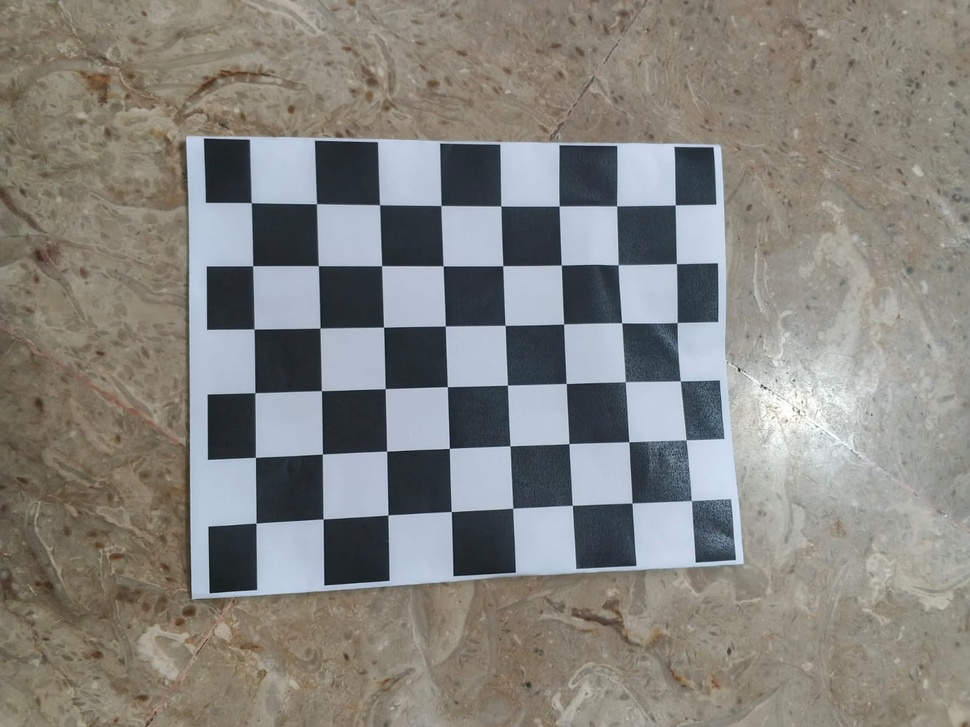
#> input picture backend/calibration/pic1.jpeg, 970 x 727 px, shrunk from 1600 x 1200 before the run; its folder holds only this picture in this run
$ python calibrate.py
#> lines starting #> are read from the running program, lines starting #| are printed output that depends on the picture; after the words box and inside, x2 and y2 are one past the last pixel; in counts of white or black regions, pixels touching at a corner belong together; long printed decimals are rounded
import cv2
import numpy as np
import glob

# checkerboard inner corners
CHECKERBOARD = (8,6)

# termination criteria
criteria = (cv2.TERM_CRITERIA_EPS +
            cv2.TERM_CRITERIA_MAX_ITER,
            30, 0.001)

# prepare object points
objp = np.zeros((CHECKERBOARD[0] *
                 CHECKERBOARD[1],3), np.float32)

objp[:,:2] = np.mgrid[0:CHECKERBOARD[0],
                      0:CHECKERBOARD[1]].T.reshape(-1,2)

# arrays
objpoints = []
imgpoints = []

# load images
images = glob.glob('calibration/*.jpeg')

print("Number of images found:", len(images))

for fname in images:

    img = cv2.imread(fname)
#> img is the input picture: shape (727, 970, 3); mean B, G, R 127, 131.7, 133.4

    if img is None:
        print("Cannot read:", fname)
        continue

    gray = cv2.cvtColor(img, cv2.COLOR_BGR2GRAY)
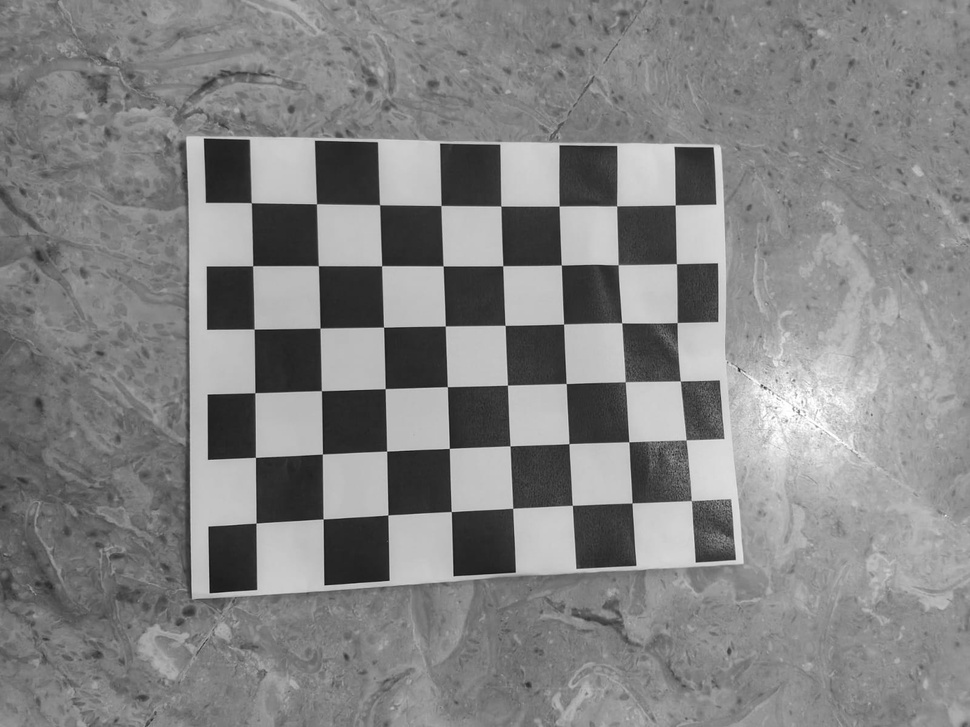
#> gray: shape (727, 970); min 10, max 255, mean 131.7

    # find corners
    ret, corners = cv2.findChessboardCorners(
        gray,
        CHECKERBOARD,
        None
    )
#> ret = True; corners = 48 rows, first 8: [251.3, 202.8], [316.5, 203.8], [379.6, 204.8], [441, 205.5], [500.8, 206.1], [559.1, 206], [616.6, 206], [675.2, 205]

    if ret:

        print("Corners found:", fname)

        objpoints.append(objp)

        corners2 = cv2.cornerSubPix(
            gray,
            corners,
            (11,11),
            (-1,-1),
            criteria
        )
#> corners2 = 48 rows, first 8: [251.3, 202.7], [316.5, 203.7], [379.5, 204.7], [441, 205.5], [500.8, 206], [559.1, 206], [616.6, 205.8], [675.2, 204.9]

        imgpoints.append(corners2)

        cv2.drawChessboardCorners(
            img,
            CHECKERBOARD,
            corners2,
            ret
        )
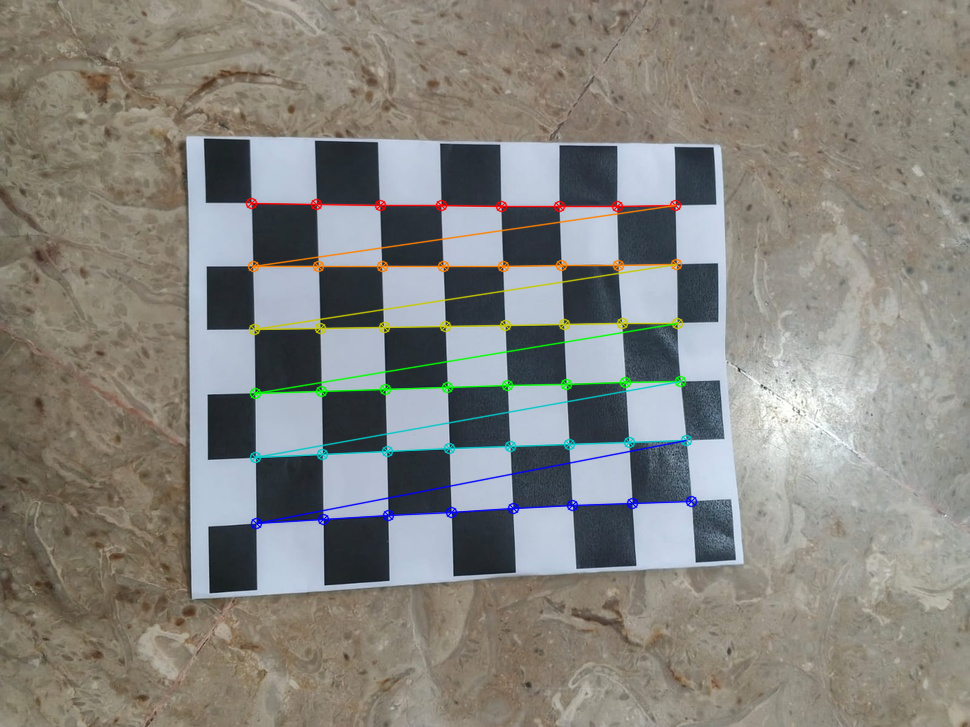
#> img: shape (727, 970, 3); 2.54% of pixels changed, all inside (x1, y1, x2, y2) = (245, 197, 698, 530)

        cv2.imshow("Corners", img)
        cv2.waitKey(300)

    else:
        print("Corners NOT found:", fname)

cv2.destroyAllWindows()

# calibration
ret, cameraMatrix, dist, rvecs, tvecs = cv2.calibrateCamera(
    objpoints,
    imgpoints,
    gray.shape[::-1],
    None,
    None
)
#> ret = 0.549; cameraMatrix = [[1101.5, 0, 583.1], [0, 1103.8, 368], [0, 0, 1]]; dist = [[0.712, -4.24, 0.00316, 0.0428, 14.76]]; rvecs = ([-0.109, -0.217, -0.0359],); tvecs = ([-5.3, -2.6, 17.68],)

print("\n==============================")
print("Camera Matrix:")
print(cameraMatrix)
#| [[1.10150225e+03 0.00000000e+00 5.83120831e+02]
#|  [0.00000000e+00 1.10380050e+03 3.68045162e+02]
#|  [0.00000000e+00 0.00000000e+00 1.00000000e+00]]

print("\nDistortion Coefficients:")
print(dist)
#| [[ 7.12192788e-01 -4.23970560e+00  3.15557690e-03  4.27720505e-02
#|    1.47593581e+01]]

# save calibration
np.savez("camera_calibration.npz",
         cameraMatrix=cameraMatrix,

         dist=dist,
         rvecs=rvecs,
         tvecs=tvecs)

print("\nCalibration saved to camera_calibration.npz")

$ run again, on backend/calibration/pic13.jpeg
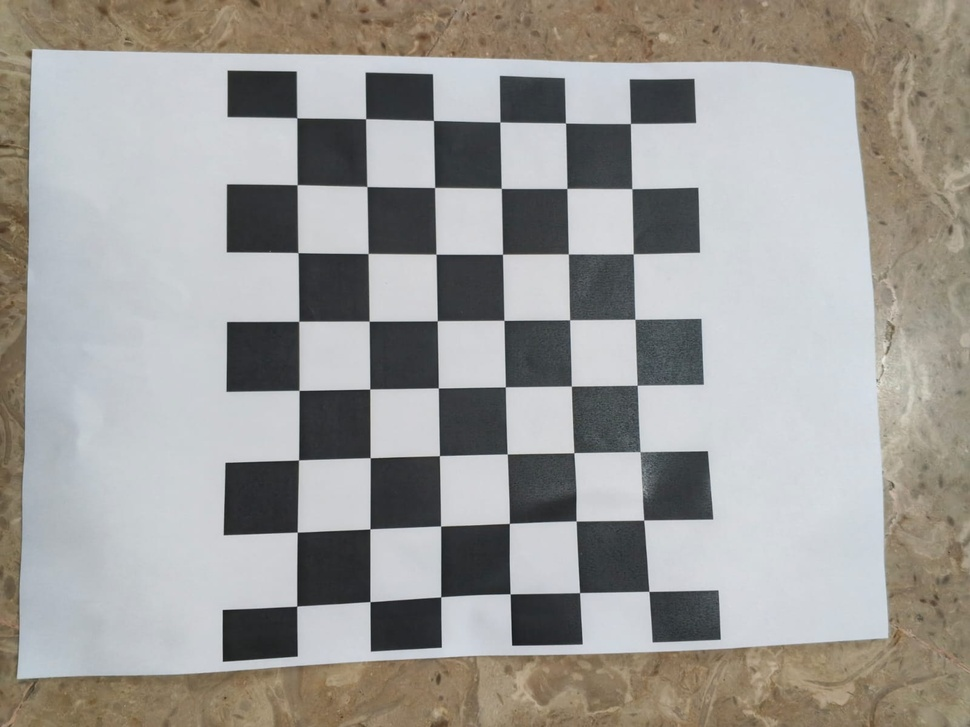
#> input picture backend/calibration/pic13.jpeg, 970 x 727 px, shrunk from 1600 x 1200 before the run
#> img is the input picture: shape (727, 970, 3); mean B, G, R 152.1, 155.5, 157.4
#> `gray = cv2.cvtColor(img, cv2.COLOR_BGR2GRAY)`:
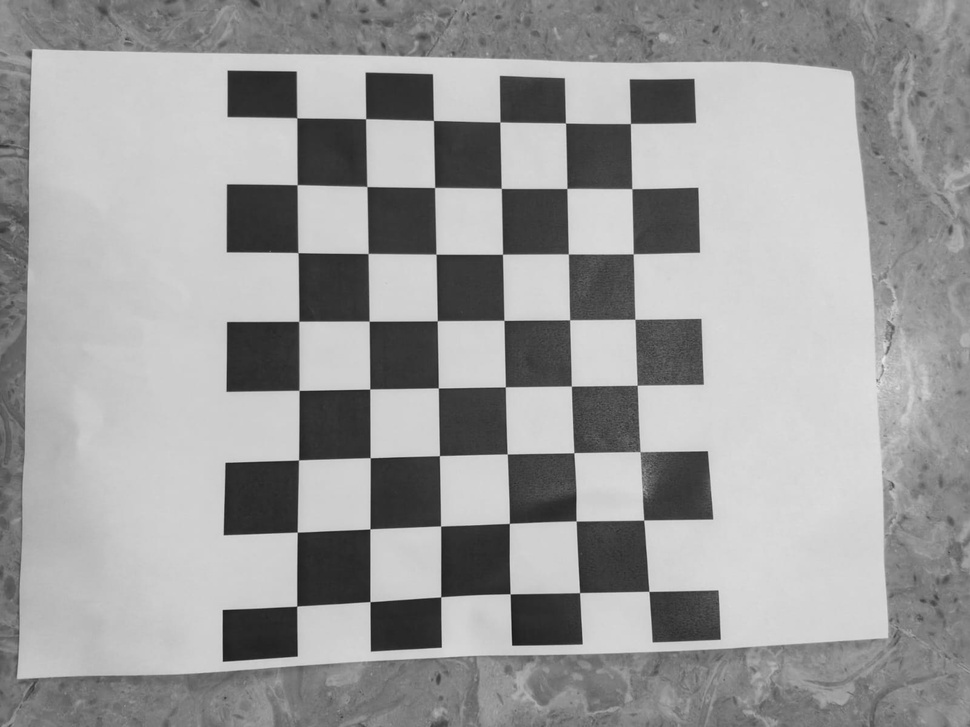
#> gray: shape (727, 970); min 23, max 234, mean 155.7
#> `ret, corners = cv2.findChessboardCorners( gray, CHECKERBOARD, None )`: ret = True; corners = 48 rows, first 8: [630.4, 123.5], [631.8, 188.8], [633.2, 253.8], [634.8, 319.3], [637.2, 385.3], [640, 451.7], [643.7, 520.1], [648.9, 591.4]
#> corners2 = 48 rows, first 8: [630.5, 123.5], [631.8, 188.6], [633.3, 253.8], [634.9, 319.2], [637.2, 385.3], [639.9, 451.6], [643.7, 520.1], [648.9, 591.4]
#> `cv2.drawChessboardCorners( img, CHECKERBOARD, corners2, ret )`:
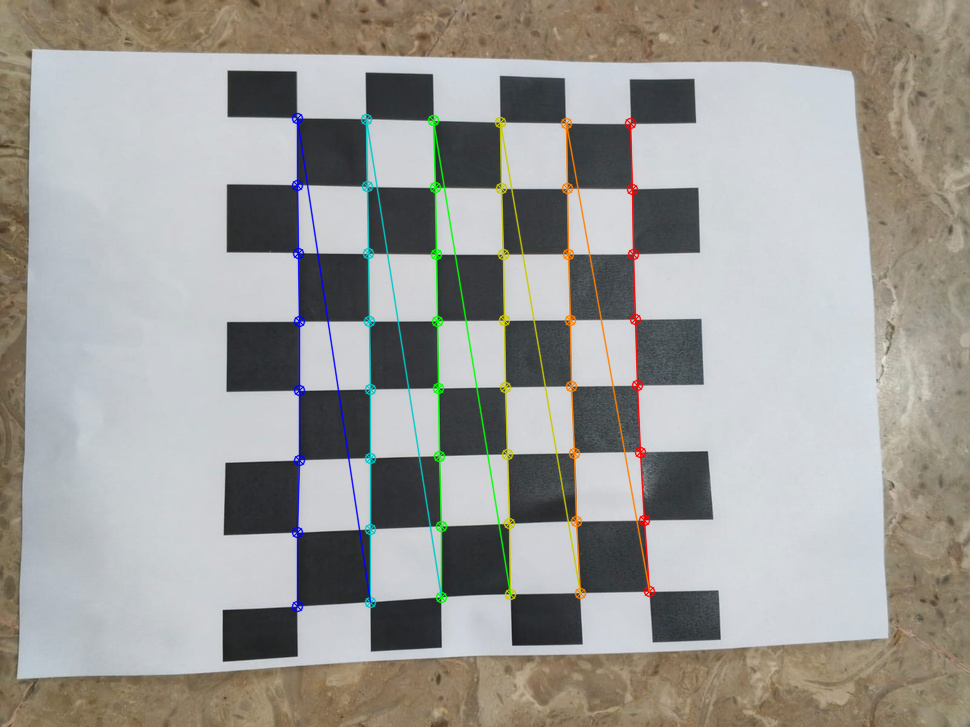
#> img: shape (727, 970, 3); 2.78% of pixels changed, all inside (x1, y1, x2, y2) = (291, 112, 656, 613)
#> `ret, cameraMatrix, dist, rvecs, tvecs = cv2.calibrateCamera( objpoints..`: ret = 0.405; cameraMatrix = [[509.3, 0, 489.6], [0, 512, 413.6], [0, 0, 1]]; dist = [[0.0925, 0.0733, 0.00559, 0.00417, -0.261]]; rvecs = ([-0.0991, -0.0101, 1.55],); tvecs = ([2.14, -4.43, 8],)
#| [[509.332   0.         489.580]
#|  [  0.         511.998 413.609]
#|  [  0.           0.           1.        ]]
#| [[ 0.09253   0.07326  0.005588  0.004174 -0.2608]]

$ run again, on backend/calibration/pic14.jpeg
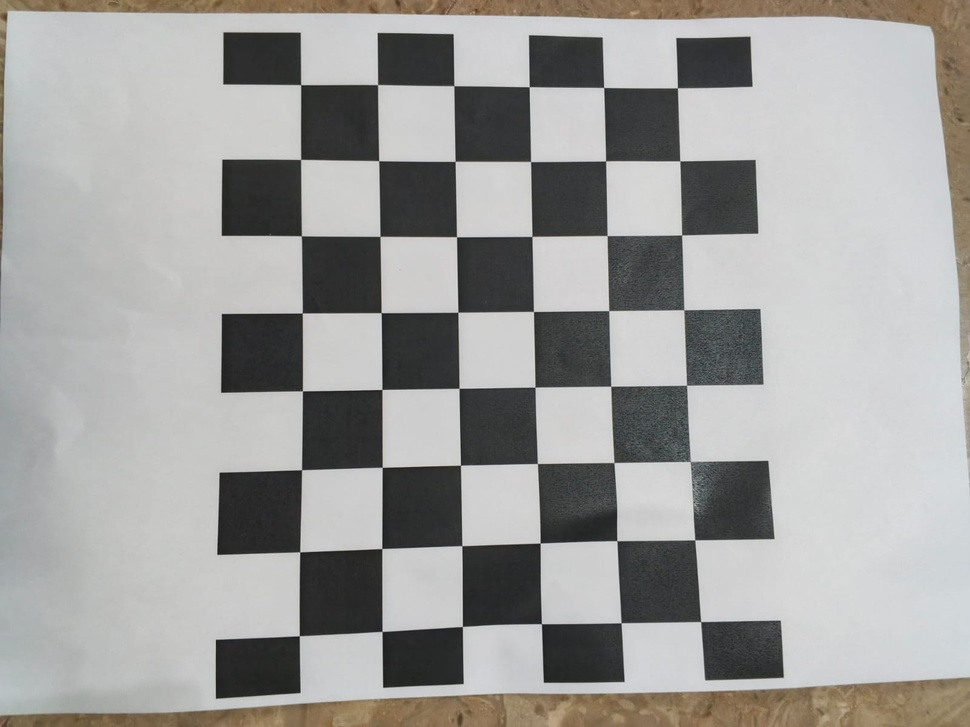
#> input picture backend/calibration/pic14.jpeg, 970 x 727 px, shrunk from 1600 x 1200 before the run
#> img is the input picture: shape (727, 970, 3); mean B, G, R 156.2, 158.2, 158.8
#> `gray = cv2.cvtColor(img, cv2.COLOR_BGR2GRAY)`:
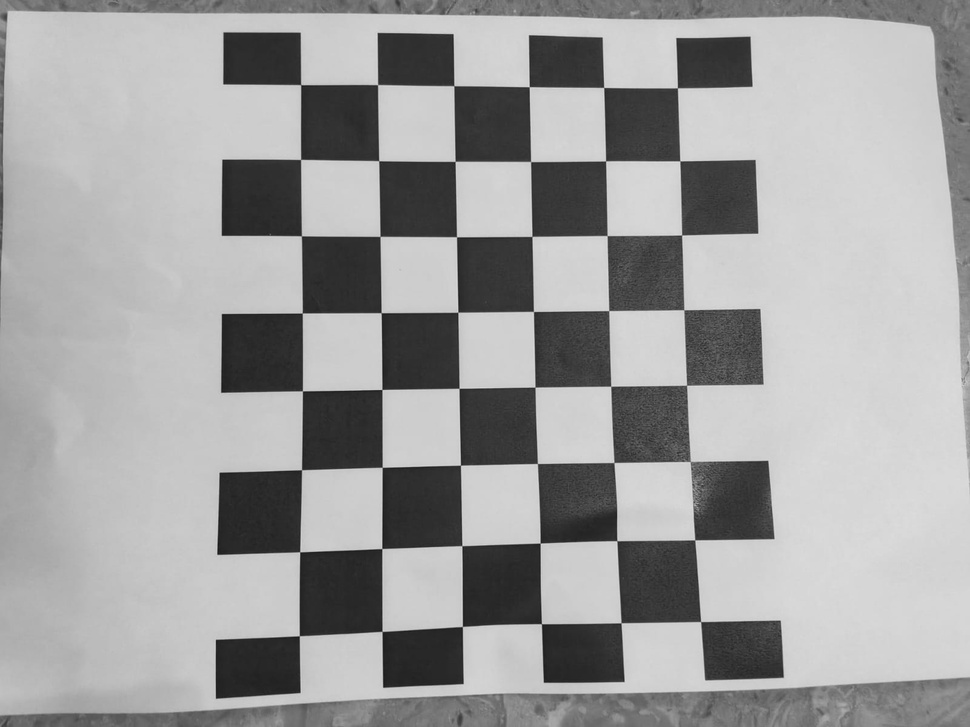
#> gray: shape (727, 970); min 21, max 228, mean 158.1
#> `ret, corners = cv2.findChessboardCorners( gray, CHECKERBOARD, None )`: ret = True; corners = 48 rows, first 8: [677.4, 87.76], [679.9, 160.8], [681.6, 235], [683.8, 309.8], [686.5, 385.3], [690.2, 461.5], [694.7, 539.8], [700.6, 621.6]
#> corners2 = 48 rows, first 8: [677.4, 87.82], [679.8, 160.8], [681.6, 234.9], [683.8, 309.7], [686.5, 385.3], [690.1, 461.5], [694.7, 539.8], [700.6, 621.6]
#> `cv2.drawChessboardCorners( img, CHECKERBOARD, corners2, ret )`:
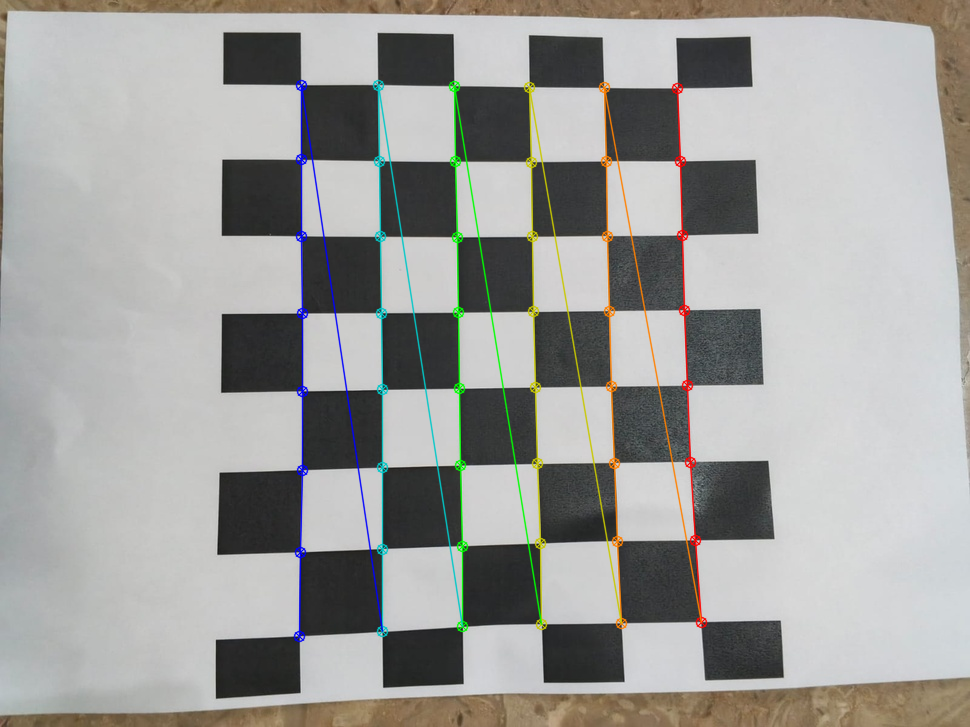
#> img: shape (727, 970, 3); 3.08% of pixels changed, all inside (x1, y1, x2, y2) = (293, 79, 708, 643)
#> `ret, cameraMatrix, dist, rvecs, tvecs = cv2.calibrateCamera( objpoints..`: ret = 0.456; cameraMatrix = [[539.3, 0, 497.8], [0, 542.3, 416.7], [0, 0, 1]]; dist = [[0.0682, 0.131, 0.00461, 0.00344, -0.313]]; rvecs = ([-0.0876, 0.00715, 1.55],); tvecs = ([2.41, -4.42, 7.44],)
#| [[539.265   0.         497.833]
#|  [  0.         542.273 416.669]
#|  [  0.           0.           1.        ]]
#| [[ 0.06824  0.1309  0.004607  0.003443 -0.3131]]

$ run again, on backend/calibration/pic15.jpeg
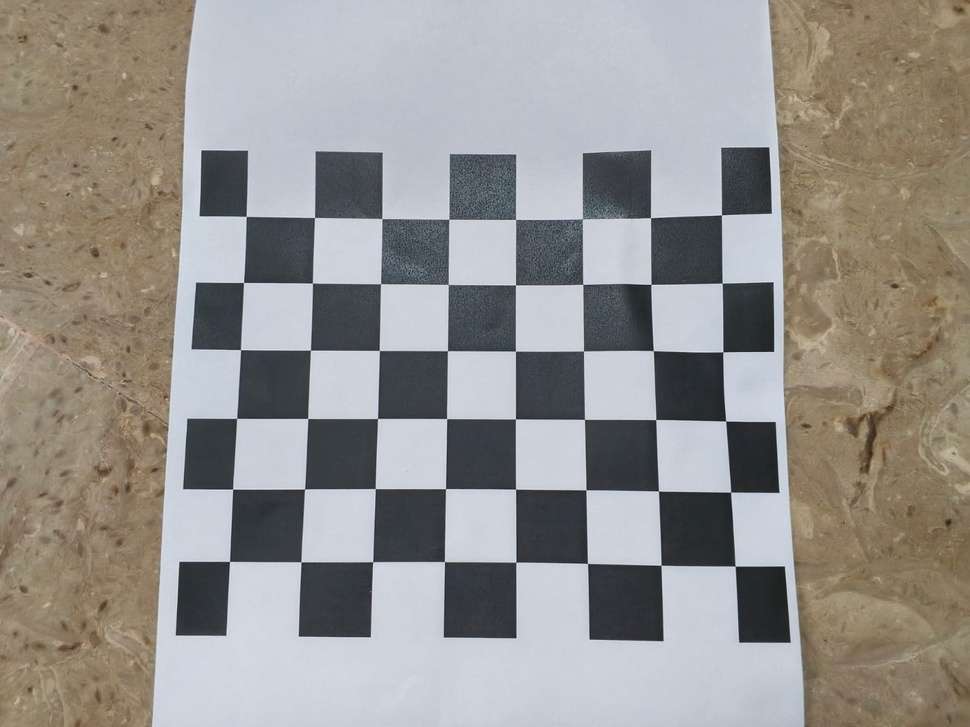
#> input picture backend/calibration/pic15.jpeg, 970 x 727 px, shrunk from 1600 x 1200 before the run
#> img is the input picture: shape (727, 970, 3); mean B, G, R 143.2, 146.7, 149.7
#> `gray = cv2.cvtColor(img, cv2.COLOR_BGR2GRAY)`:
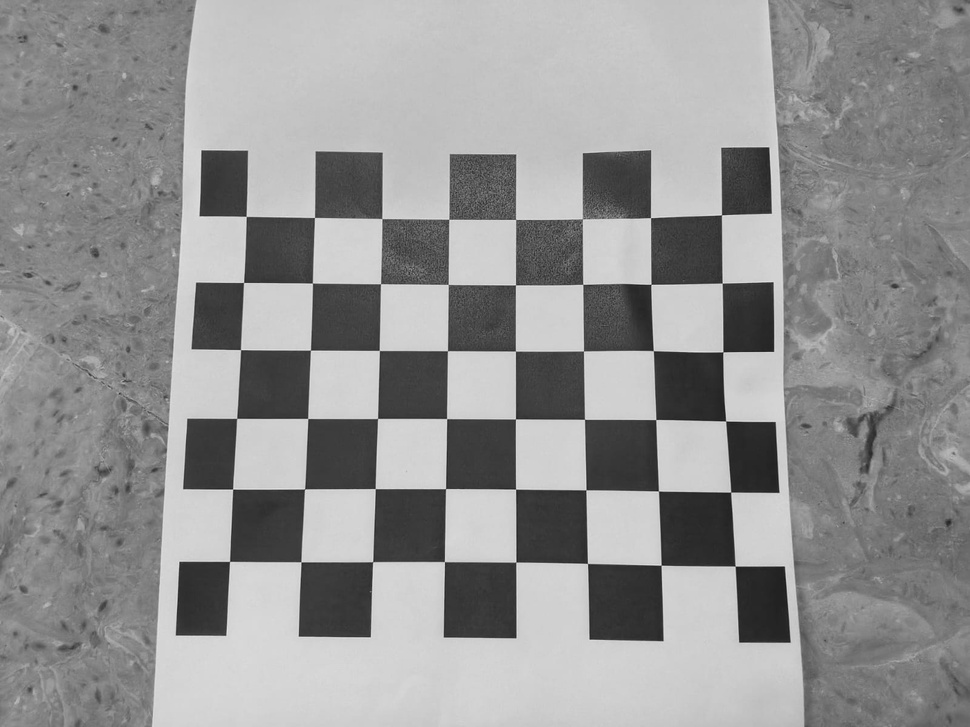
#> gray: shape (727, 970); min 21, max 237, mean 147.3
#> `ret, corners = cv2.findChessboardCorners( gray, CHECKERBOARD, None )`: ret = True; corners = 48 rows, first 8: [252, 224], [307, 224], [388, 226], [442, 225], [522, 227], [582.4, 219], [650.5, 217.6], [721.5, 214.8]
#> corners2 = 48 rows, first 8: [246.2, 216.4], [314.5, 217.5], [381.8, 218.6], [448.8, 219.2], [515.6, 219.4], [582.3, 219.2], [650.5, 217.6], [721.5, 214.8]
#> `cv2.drawChessboardCorners( img, CHECKERBOARD, corners2, ret )`:
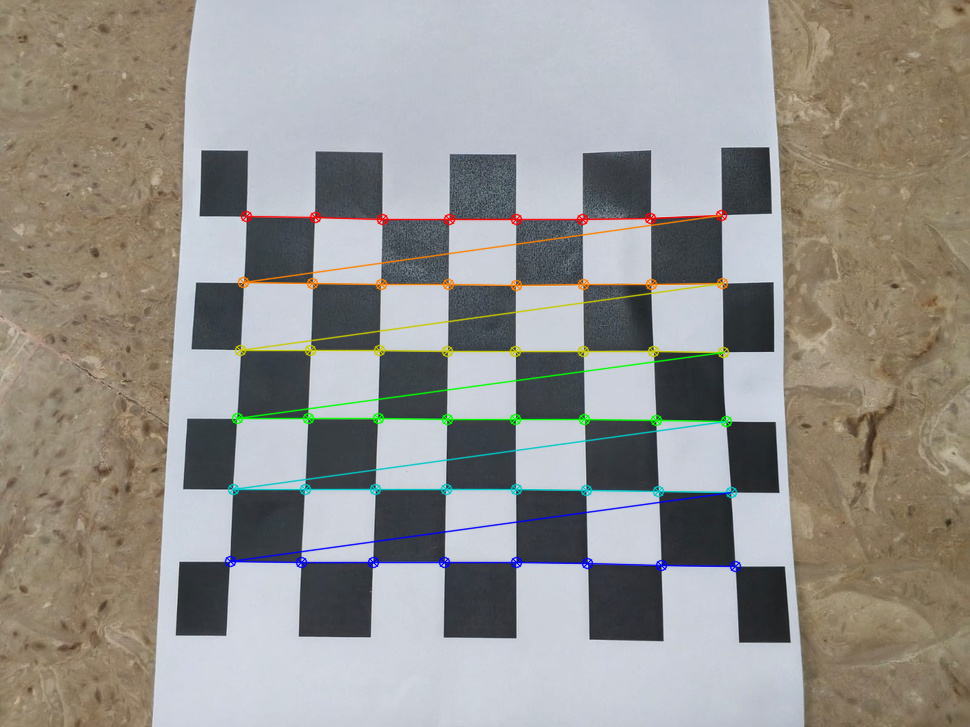
#> img: shape (727, 970, 3); 2.83% of pixels changed, all inside (x1, y1, x2, y2) = (224, 209, 742, 573)
#> `ret, cameraMatrix, dist, rvecs, tvecs = cv2.calibrateCamera( objpoints..`: ret = 0.529; cameraMatrix = [[327.4, 0, 514.4], [0, 322.2, 312.5], [0, 0, 1]]; dist = [[0.044, -0.00424, -0.00788, 0.00351, -0.00539]]; rvecs = ([-0.0642, 0.00566, 0.000831],); tvecs = ([-3.99, -1.42, 4.97],)
#| [[327.428   0.         514.361]
#|  [  0.         322.154 312.483 ]
#|  [  0.           0.           1.        ]]
#| [[ 0.04396 -0.004238 -0.007881  0.003507 -0.005389]]
